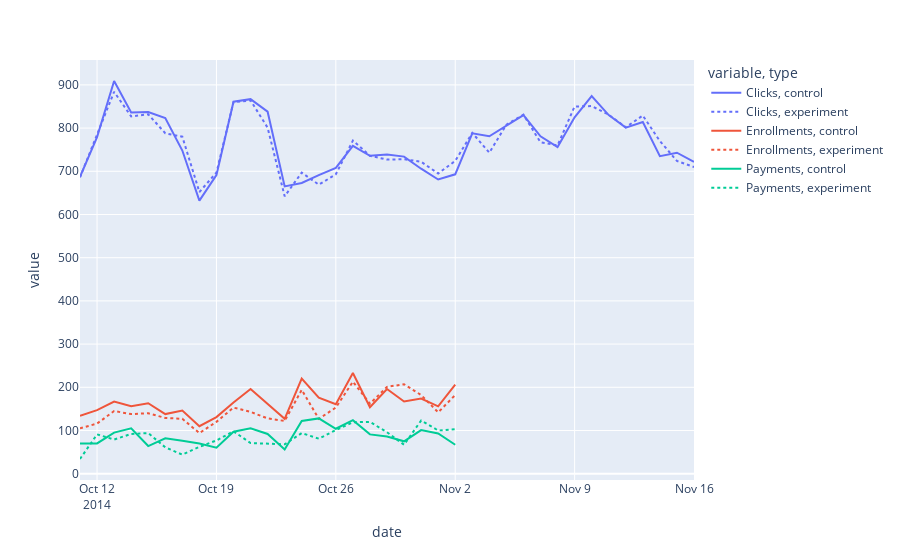

Notebook code for this chart:
### Code cell
fig3 = px.line(df_concat,x='date',y=['Clicks','Enrollments','Payments'],line_dash = 'type')
fig3.show()
